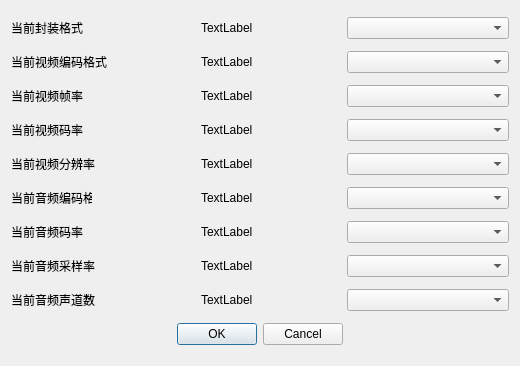
<?xml version="1.0" encoding="UTF-8"?>
<ui version="4.0">
 <class>Dialog</class>
 <widget class="QDialog" name="Dialog">
  <property name="geometry">
   <rect>
    <x>0</x>
    <y>0</y>
    <width>520</width>
    <height>366</height>
   </rect>
  </property>
  <property name="windowTitle">
   <string>请先选择封装格式</string>
  </property>
  <layout class="QGridLayout" name="gridLayout">
   <item row="0" column="0">
    <widget class="QLabel" name="label">
     <property name="text">
      <string>当前封装格式</string>
     </property>
    </widget>
   </item>
   <item row="0" column="1">
    <spacer name="horizontalSpacer_2">
     <property name="orientation">
      <enum>Qt::Orientation::Horizontal</enum>
     </property>
     <property name="sizeHint" stdset="0">
      <size>
       <width>40</width>
       <height>20</height>
      </size>
     </property>
    </spacer>
   </item>
   <item row="0" column="2">
    <widget class="QLabel" name="label_2">
     <property name="text">
      <string>TextLabel</string>
     </property>
    </widget>
   </item>
   <item row="0" column="3">
    <spacer name="horizontalSpacer">
     <property name="orientation">
      <enum>Qt::Orientation::Horizontal</enum>
     </property>
     <property name="sizeHint" stdset="0">
      <size>
       <width>40</width>
       <height>20</height>
      </size>
     </property>
    </spacer>
   </item>
   <item row="0" column="4">
    <widget class="QComboBox" name="formatCombo">
     <property name="currentText">
      <string/>
     </property>
     <property name="placeholderText">
      <string>请选择目标封装格式</string>
     </property>
     <item>
      <property name="text">
       <string>请选择目标封装格式</string>
      </property>
     </item>
     <item>
      <property name="text">
       <string>MP4</string>
      </property>
     </item>
     <item>
      <property name="text">
       <string>MKV</string>
      </property>
     </item>
     <item>
      <property name="text">
       <string>MOV</string>
      </property>
     </item>
     <item>
      <property name="text">
       <string>WebM</string>
      </property>
     </item>
    </widget>
   </item>
   <item row="1" column="0">
    <widget class="QLabel" name="label_3">
     <property name="text">
      <string>当前视频编码格式</string>
     </property>
    </widget>
   </item>
   <item row="1" column="2">
    <widget class="QLabel" name="label_4">
     <property name="text">
      <string>TextLabel</string>
     </property>
    </widget>
   </item>
   <item row="1" column="4">
    <widget class="QComboBox" name="videoCodecCombo">
     <property name="placeholderText">
      <string>请选择目标视频编码格式</string>
     </property>
    </widget>
   </item>
   <item row="2" column="0">
    <widget class="QLabel" name="label_5">
     <property name="text">
      <string>当前视频帧率</string>
     </property>
    </widget>
   </item>
   <item row="2" column="2">
    <widget class="QLabel" name="label_6">
     <property name="text">
      <string>TextLabel</string>
     </property>
    </widget>
   </item>
   <item row="2" column="4">
    <widget class="QComboBox" name="framerateCombo">
     <property name="currentText">
      <string/>
     </property>
     <property name="placeholderText">
      <string>目标视频帧率</string>
     </property>
     <item>
      <property name="text">
       <string>默认</string>
      </property>
     </item>
     <item>
      <property name="text">
       <string>24fps</string>
      </property>
     </item>
     <item>
      <property name="text">
       <string>30fps</string>
      </property>
     </item>
     <item>
      <property name="text">
       <string>60fps</string>
      </property>
     </item>
     <item>
      <property name="text">
       <string>120fps</string>
      </property>
     </item>
    </widget>
   </item>
   <item row="3" column="0">
    <widget class="QLabel" name="label_7">
     <property name="text">
      <string>当前视频码率</string>
     </property>
    </widget>
   </item>
   <item row="3" column="2">
    <widget class="QLabel" name="label_8">
     <property name="text">
      <string>TextLabel</string>
     </property>
    </widget>
   </item>
   <item row="3" column="4">
    <widget class="QComboBox" name="videoBitrateCombo">
     <property name="placeholderText">
      <string>目标视频码率</string>
     </property>
     <item>
      <property name="text">
       <string>默认</string>
      </property>
     </item>
     <item>
      <property name="text">
       <string>3000kbps</string>
      </property>
     </item>
     <item>
      <property name="text">
       <string>6000kbps</string>
      </property>
     </item>
     <item>
      <property name="text">
       <string>10000kbps</string>
      </property>
     </item>
     <item>
      <property name="text">
       <string>20000kbps</string>
      </property>
     </item>
    </widget>
   </item>
   <item row="4" column="0">
    <widget class="QLabel" name="label_9">
     <property name="text">
      <string>当前视频分辨率</string>
     </property>
    </widget>
   </item>
   <item row="4" column="2">
    <widget class="QLabel" name="label_10">
     <property name="text">
      <string>TextLabel</string>
     </property>
    </widget>
   </item>
   <item row="4" column="4">
    <widget class="QComboBox" name="resolutionCombo">
     <property name="placeholderText">
      <string>目标视频分辨率</string>
     </property>
     <item>
      <property name="text">
       <string>默认</string>
      </property>
     </item>
     <item>
      <property name="text">
       <string>854 × 480</string>
      </property>
     </item>
     <item>
      <property name="text">
       <string>1280 × 720</string>
      </property>
     </item>
     <item>
      <property name="text">
       <string>1920 × 1080</string>
      </property>
     </item>
     <item>
      <property name="text">
       <string>2560 × 1440</string>
      </property>
     </item>
     <item>
      <property name="text">
       <string>3840 × 2160</string>
      </property>
     </item>
     <item>
      <property name="text">
       <string>720 × 1280</string>
      </property>
     </item>
     <item>
      <property name="text">
       <string>1080 × 1920</string>
      </property>
     </item>
     <item>
      <property name="text">
       <string>1440 × 2560</string>
      </property>
     </item>
    </widget>
   </item>
   <item row="5" column="2">
    <widget class="QLabel" name="label_17">
     <property name="text">
      <string>TextLabel</string>
     </property>
    </widget>
   </item>
   <item row="5" column="4">
    <widget class="QComboBox" name="audioCodecCombo">
     <property name="placeholderText">
      <string>请选择目标音频编码格式</string>
     </property>
    </widget>
   </item>
   <item row="6" column="0">
    <widget class="QLabel" name="label_13">
     <property name="text">
      <string>当前音频码率</string>
     </property>
    </widget>
   </item>
   <item row="6" column="2">
    <widget class="QLabel" name="label_18">
     <property name="text">
      <string>TextLabel</string>
     </property>
    </widget>
   </item>
   <item row="6" column="4">
    <widget class="QComboBox" name="audioBitrateCombo">
     <property name="placeholderText">
      <string>目标音频码率</string>
     </property>
     <item>
      <property name="text">
       <string>默认</string>
      </property>
     </item>
     <item>
      <property name="text">
       <string>96k</string>
      </property>
     </item>
     <item>
      <property name="text">
       <string>128k</string>
      </property>
     </item>
     <item>
      <property name="text">
       <string>192k</string>
      </property>
     </item>
     <item>
      <property name="text">
       <string>320k</string>
      </property>
     </item>
    </widget>
   </item>
   <item row="7" column="0">
    <widget class="QLabel" name="label_14">
     <property name="text">
      <string>当前音频采样率</string>
     </property>
    </widget>
   </item>
   <item row="7" column="2">
    <widget class="QLabel" name="label_19">
     <property name="text">
      <string>TextLabel</string>
     </property>
    </widget>
   </item>
   <item row="7" column="4">
    <widget class="QComboBox" name="audioSampleCombo">
     <property name="placeholderText">
      <string>目标音频采样率</string>
     </property>
     <item>
      <property name="text">
       <string>默认</string>
      </property>
     </item>
     <item>
      <property name="text">
       <string>8000 Hz</string>
      </property>
     </item>
     <item>
      <property name="text">
       <string>22050 Hz</string>
      </property>
     </item>
     <item>
      <property name="text">
       <string>44100 Hz</string>
      </property>
     </item>
     <item>
      <property name="text">
       <string>48000 Hz</string>
      </property>
     </item>
     <item>
      <property name="text">
       <string>96000 Hz</string>
      </property>
     </item>
     <item>
      <property name="text">
       <string>192000 Hz</string>
      </property>
     </item>
    </widget>
   </item>
   <item row="8" column="0">
    <widget class="QLabel" name="label_15">
     <property name="text">
      <string>当前音频声道数</string>
     </property>
    </widget>
   </item>
   <item row="8" column="2">
    <widget class="QLabel" name="label_20">
     <property name="text">
      <string>TextLabel</string>
     </property>
    </widget>
   </item>
   <item row="8" column="4">
    <widget class="QComboBox" name="audioChannelCombo">
     <property name="placeholderText">
      <string>目标音频声道数</string>
     </property>
     <item>
      <property name="text">
       <string>默认</string>
      </property>
     </item>
     <item>
      <property name="text">
       <string>1</string>
      </property>
     </item>
     <item>
      <property name="text">
       <string>2</string>
      </property>
     </item>
     <item>
      <property name="text">
       <string>6</string>
      </property>
     </item>
     <item>
      <property name="text">
       <string>8</string>
      </property>
     </item>
    </widget>
   </item>
   <item row="9" column="0" colspan="5" alignment="Qt::AlignmentFlag::AlignHCenter">
    <widget class="QDialogButtonBox" name="buttonBox">
     <property name="layoutDirection">
      <enum>Qt::LayoutDirection::LeftToRight</enum>
     </property>
     <property name="orientation">
      <enum>Qt::Orientation::Horizontal</enum>
     </property>
     <property name="standardButtons">
      <set>QDialogButtonBox::StandardButton::Cancel|QDialogButtonBox::StandardButton::Ok</set>
     </property>
     <property name="centerButtons">
      <bool>true</bool>
     </property>
    </widget>
   </item>
   <item row="5" column="0">
    <widget class="QWidget" name="widget" native="true">
     <widget class="QLabel" name="label_12">
      <property name="geometry">
       <rect>
        <x>0</x>
        <y>-5</y>
        <width>81</width>
        <height>31</height>
       </rect>
      </property>
      <property name="text">
       <string>当前音频编码格式</string>
      </property>
     </widget>
    </widget>
   </item>
  </layout>
 </widget>
 <resources/>
 <connections/>
</ui>
